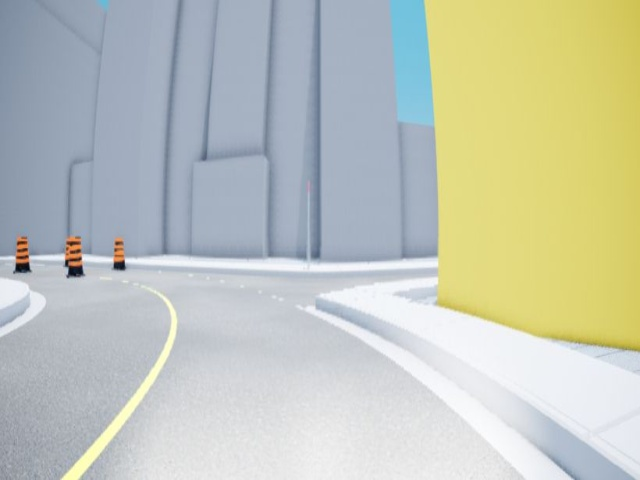
#> input picture images_qcar/FRONT_CSI/front_0000.jpg, 640 x 480 px
$ python main_qcar.py   (older library calls are emulated)
#> lines starting #> are read from the running program, lines starting #| are printed output that depends on the picture
### src/threshold.py
import numpy as np
import cv2

def sobel_xy(img, orient='x', thresh=(20, 100)):
    """
    Define a function that applies Sobel x or y.
    The gradient in the x-direction emphasizes edges closer to vertical.
    The gradient in the y-direction emphasizes edges closer to horizontal.
    """
    # img = exposure.equalize_hist(img)
    # adaptive histogram equalization
    # img = exposure.equalize_adapthist(img, clip_limit=0.01)

    if orient == 'x':
        abs_sobel = np.absolute(cv2.Sobel(img, cv2.CV_64F, 1, 0))
    if orient == 'y':
        abs_sobel = np.absolute(cv2.Sobel(img, cv2.CV_64F, 0, 1))
    # Rescale back to 8 bit integer
    scaled_sobel = np.uint8(255*abs_sobel/np.max(abs_sobel))
    binary_output = np.zeros_like(scaled_sobel)
    binary_output[(scaled_sobel >= thresh[0]) & (scaled_sobel <= thresh[1])] = 255

    # Return the result
    return binary_output

def mag_thresh(img, sobel_kernel=3, mag_thresh=(0, 255)):
    """
    Define a function to return the magnitude of the gradient
    for a given sobel kernel size and threshold values
    """

    # adaptive histogram equalization
    # img = exposure.equalize_adapthist(img, clip_limit=0.01)

    # Take both Sobel x and y gradients
    sobelx = cv2.Sobel(img, cv2.CV_64F, 1, 0, ksize=sobel_kernel)
    sobely = cv2.Sobel(img, cv2.CV_64F, 0, 1, ksize=sobel_kernel)
    # Calculate the gradient magnitude
    gradmag = np.sqrt(sobelx**2 + sobely**2)
    # Rescale to 8 bit
    scale_factor = np.max(gradmag)/255
    gradmag = (gradmag/scale_factor).astype(np.uint8)
    # Create a binary image of ones where threshold is met, zeros otherwise
    binary_output = np.zeros_like(gradmag)
    binary_output[(gradmag >= mag_thresh[0]) & (gradmag <= mag_thresh[1])] = 255

    # Return the binary image
    return binary_output

def dir_thresh(img, sobel_kernel=3, thresh=(0.7, 1.3)):
    """
    computes the direction of the gradient
    """
    # Calculate the x and y gradients
    sobelx = cv2.Sobel(img, cv2.CV_64F, 1, 0, ksize=sobel_kernel)
    sobely = cv2.Sobel(img, cv2.CV_64F, 0, 1, ksize=sobel_kernel)
    # Take the absolute value of the gradient direction,
    # apply a threshold, and create a binary image result
    absgraddir = np.arctan2(np.absolute(sobely), np.absolute(sobelx))
    binary_output = np.zeros_like(absgraddir)
    binary_output[(absgraddir >= thresh[0]) & (absgraddir <= thresh[1])] = 255
    # Return the binary image
    return binary_output.astype(np.uint8)

def ch_thresh(ch, thresh=(80, 255)):
    binary = np.zeros_like(ch)
    binary[(ch > thresh[0]) & (ch <= thresh[1])] = 255
    return binary

def gradient_combine(img, th_x, th_y, th_mag, th_dir):
    """
    Find lane lines with gradient information of Red channel
    """
    rows, cols = img.shape[:2]
    R = img[220:rows - 12, 0:cols, 2]

    sobelx = sobel_xy(R, 'x', th_x)
    #cv2.imshow('sobel_x', sobelx)
    sobely = sobel_xy(R, 'y', th_y)
    #cv2.imshow('sobel_y', sobely)
    mag_img = mag_thresh(R, 3, th_mag)
    #cv2.imshow('sobel_mag', mag_img)
    dir_img = dir_thresh(R, 15, th_dir)
    #cv2.imshow('result5', dir_img)

    # combine gradient measurements
    gradient_comb = np.zeros_like(dir_img).astype(np.uint8)
    gradient_comb[((sobelx > 1) & (mag_img > 1) & (dir_img > 1)) | ((sobelx > 1) & (sobely > 1))] = 255

    return gradient_comb

def hls_combine(img, th_h, th_l, th_s):
    # convert to hls color space
    hls = cv2.cvtColor(img, cv2.COLOR_BGR2HLS)

    rows, cols = img.shape[:2]
    R = img[220:rows - 12, 0:cols, 2]
    _, R = cv2.threshold(R, 180, 255, cv2.THRESH_BINARY)
    #cv2.imshow('red!!!',R)
    H = hls[220:rows - 12, 0:cols, 0]
    L = hls[220:rows - 12, 0:cols, 1]
    S = hls[220:rows - 12, 0:cols, 2]

    h_img = ch_thresh(H, th_h)
    #cv2.imshow('HLS (H) threshold', h_img)
    l_img = ch_thresh(L, th_l)
    #cv2.imshow('HLS (L) threshold', l_img)
    s_img = ch_thresh(S, th_s)
    #cv2.imshow('HLS (S) threshold', s_img)

    # Two cases - lane lines in shadow or not
    hls_comb = np.zeros_like(s_img).astype(np.uint8)
    hls_comb[((s_img > 1) & (l_img == 0)) | ((s_img == 0) & (h_img > 1) & (l_img > 1))] = 255 # | (R > 1)] = 255
    #hls_comb[((s_img > 1) & (h_img > 1)) | (R > 1)] = 255
    return hls_comb

def comb_result(grad, hls):
    """ give different value to distinguish them """
    result = np.zeros_like(hls).astype(np.uint8)
    #result[((grad > 1) | (hls > 1))] = 255
    result[(grad > 1)] = 100
    result[(hls > 1)] = 255

    return result

### src/finding_lines.py
import numpy as np
import cv2
from PIL import Image
import matplotlib.image as mpimg

class Line:
    def __init__(self):
        # was the line detected in the last iteration?
        self.detected = False
        # Set the width of the windows +/- margin
        self.window_margin = 56
        # x values of the fitted line over the last n iterations
        self.prevx = []
        # polynomial coefficients for the most recent fit
        self.current_fit = [np.array([False])]
        #radius of curvature of the line in some units
        self.radius_of_curvature = None
        # starting x_value
        self.startx = None
        # ending x_value
        self.endx = None
        # x values for detected line pixels
        self.allx = None
        # y values for detected line pixels
        self.ally = None
        # road information
        self.road_inf = None
        self.curvature = None
        self.deviation = None

def warp_image(img, src, dst, size):
    """ Perspective Transform """
    M = cv2.getPerspectiveTransform(src, dst)
    Minv = cv2.getPerspectiveTransform(dst, src)
    warp_img = cv2.warpPerspective(img, M, size, flags=cv2.INTER_LINEAR)

    return warp_img, M, Minv

# [42 lines left out: functions rad_of_curvature, smoothing, not called in this run]

def blind_search(b_img, left_line, right_line):
    """
    blind search - first frame, lost lane lines
    using histogram & sliding window
    """
    # Take a histogram of the bottom half of the image
    histogram = np.sum(b_img[int(b_img.shape[0] / 2):, :], axis=0)

    # Create an output image to draw on and  visualize the result
    output = np.dstack((b_img, b_img, b_img)) * 255

    # Find the peak of the left and right halves of the histogram
    # These will be the starting point for the left and right lines
    midpoint = np.int32(histogram.shape[0] / 2)
    start_leftX = np.argmax(histogram[:midpoint])
    start_rightX = np.argmax(histogram[midpoint:]) + midpoint

    # Choose the number of sliding windows
    num_windows = 9
    # Set height of windows
    window_height = np.int32(b_img.shape[0] / num_windows)

    # Identify the x and y positions of all nonzero pixels in the image
    nonzero = b_img.nonzero()
    nonzeroy = np.array(nonzero[0])
    nonzerox = np.array(nonzero[1])

    # Current positions to be updated for each window
    current_leftX = start_leftX
    current_rightX = start_rightX

    # Set minimum number of pixels found to recenter window
    min_num_pixel = 50

    # Create empty lists to receive left and right lane pixel indices
    win_left_lane = []
    win_right_lane = []

    window_margin = left_line.window_margin

    # Step through the windows one by one
    for window in range(num_windows):
        # Identify window boundaries in x and y (and right and left)
        win_y_low = b_img.shape[0] - (window + 1) * window_height
        win_y_high = b_img.shape[0] - window * window_height
        win_leftx_min = current_leftX - window_margin
        win_leftx_max = current_leftX + window_margin
        win_rightx_min = current_rightX - window_margin
        win_rightx_max = current_rightX + window_margin

        # Draw the windows on the visualization image
        cv2.rectangle(output, (win_leftx_min, win_y_low), (win_leftx_max, win_y_high), (0, 255, 0), 2)
        cv2.rectangle(output, (win_rightx_min, win_y_low), (win_rightx_max, win_y_high), (0, 255, 0), 2)

        # Identify the nonzero pixels in x and y within the window
        left_window_inds = ((nonzeroy >= win_y_low) & (nonzeroy <= win_y_high) & (nonzerox >= win_leftx_min) & (
            nonzerox <= win_leftx_max)).nonzero()[0]
        right_window_inds = ((nonzeroy >= win_y_low) & (nonzeroy <= win_y_high) & (nonzerox >= win_rightx_min) & (
            nonzerox <= win_rightx_max)).nonzero()[0]
        # Append these indices to the lists
        win_left_lane.append(left_window_inds)
        win_right_lane.append(right_window_inds)

        # If you found > minpix pixels, recenter next window on their mean position
        if len(left_window_inds) > min_num_pixel:
            current_leftX = np.int32(np.mean(nonzerox[left_window_inds]))
        if len(right_window_inds) > min_num_pixel:
            current_rightX = np.int32(np.mean(nonzerox[right_window_inds]))

    # Concatenate the arrays of indices
    win_left_lane = np.concatenate(win_left_lane)
    win_right_lane = np.concatenate(win_right_lane)

    # Extract left and right line pixel positions
    leftx, lefty = nonzerox[win_left_lane], nonzeroy[win_left_lane]
    rightx, righty = nonzerox[win_right_lane], nonzeroy[win_right_lane]

    output[lefty, leftx] = [255, 0, 0]
    output[righty, rightx] = [0, 0, 255]

    # Fit a second order polynomial to each
    left_fit = np.polyfit(lefty, leftx, 2)
    right_fit = np.polyfit(righty, rightx, 2)

    left_line.current_fit = left_fit
    right_line.current_fit = right_fit

    # Generate x and y values for plotting
    ploty = np.linspace(0, b_img.shape[0] - 1, b_img.shape[0])

    # ax^2 + bx + c
    left_plotx = left_fit[0] * ploty ** 2 + left_fit[1] * ploty + left_fit[2]
    right_plotx = right_fit[0] * ploty ** 2 + right_fit[1] * ploty + right_fit[2]

    left_line.prevx.append(left_plotx)
    right_line.prevx.append(right_plotx)

    if len(left_line.prevx) > 10:
        left_avg_line = smoothing(left_line.prevx, 10)
        left_avg_fit = np.polyfit(ploty, left_avg_line, 2)
        left_fit_plotx = left_avg_fit[0] * ploty ** 2 + left_avg_fit[1] * ploty + left_avg_fit[2]
        left_line.current_fit = left_avg_fit
        left_line.allx, left_line.ally = left_fit_plotx, ploty
    else:
        left_line.current_fit = left_fit
        left_line.allx, left_line.ally = left_plotx, ploty

    if len(right_line.prevx) > 10:
        right_avg_line = smoothing(right_line.prevx, 10)
        right_avg_fit = np.polyfit(ploty, right_avg_line, 2)
        right_fit_plotx = right_avg_fit[0] * ploty ** 2 + right_avg_fit[1] * ploty + right_avg_fit[2]
        right_line.current_fit = right_avg_fit
        right_line.allx, right_line.ally = right_fit_plotx, ploty
    else:
        right_line.current_fit = right_fit
        right_line.allx, right_line.ally = right_plotx, ploty

    left_line.startx, right_line.startx = left_line.allx[len(left_line.allx)-1], right_line.allx[len(right_line.allx)-1]
    left_line.endx, right_line.endx = left_line.allx[0], right_line.allx[0]

    left_line.detected, right_line.detected = True, True
    # print radius of curvature
    rad_of_curvature(left_line, right_line)
    return output

# [82 lines left out: function prev_window_refer, not called in this run]

def find_LR_lines(binary_img, left_line, right_line):
    """
    find left, right lines & isolate left, right lines
    blind search - first frame, lost lane lines
    previous window - after detecting lane lines in previous frame
    """

    # if don't have lane lines info
    if left_line.detected == False:
        return blind_search(binary_img, left_line, right_line)
    # if have lane lines info
    else:
        return prev_window_refer(binary_img, left_line, right_line)

# [133 lines left out: functions draw_lane, road_info, print_road_status, print_road_map, not called in this run]

### main_qcar.py
#!/usr/bin/env python3
import os
import sys
sys.path.append(os.getcwd() + '/src')
# sys.path.append(os.path.expanduser('~')+"/ACC_Self_Driving_2023/externals/Advanced-lane-finding/src")

import time
import numpy as np
import cv2
import matplotlib.pyplot as plt
import matplotlib.image as mpimg
from calibration import calib, undistort
from threshold import gradient_combine, hls_combine, comb_result
from finding_lines import Line, warp_image, find_LR_lines, draw_lane, print_road_status, print_road_map
from skimage import exposure


# camera matrix & distortion coefficient for front CSI camera
mtx = np.array([[318.86, 0, 401.34], [0, 312.14, 201.50], [0, 0, 1]])
dist = np.array([[-0.9033, 1.5314, -0.0173, 0.0080, -1.1659]])

img = cv2.imread('images_qcar/FRONT_CSI/front_0000.jpg')
#> img is the input picture: shape (480, 640, 3); mean B, G, R 183.8, 197.4, 193
h,  w = img.shape[:2]
#> h = 480; w = 640
newcameramtx, roi = cv2.getOptimalNewCameraMatrix(mtx, dist, (w,h), 1, (w,h))
#> roi = (0, 58, 639, 421)

def undistortMy(img, mtx, dist):
    """ undistort image """
    return cv2.undistort(img, mtx, dist, None, newcameramtx)


input_type = 'image'
input_name = 'images_qcar/FRONT_CSI/front_0010.jpg'


left_line = Line()
right_line = Line()


th_sobelx, th_sobely, th_mag, th_dir = (35, 100), (30, 255), (30, 255), (0.7, 1.3)
th_h, th_l, th_s = (10, 100), (0, 60), (85, 255)

if __name__ == '__main__':

    if input_type == 'image':
        t0 = time.time()
        # img = cv2.imread(input_name)
        undist_img = cv2.imread(input_name)
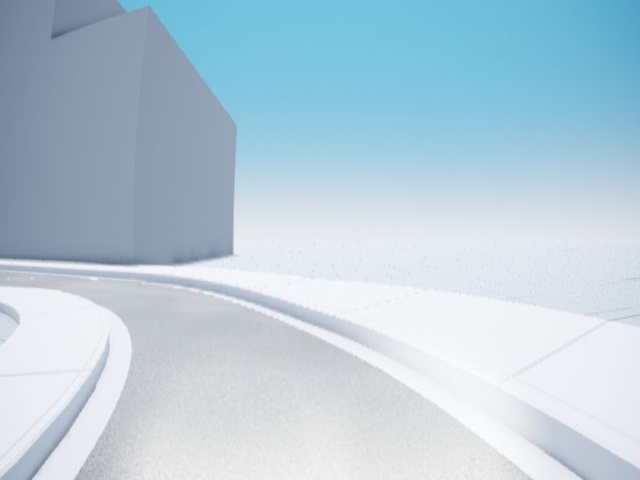
#> input picture images_qcar/FRONT_CSI/front_0010.jpg, 640 x 480 px
#> undist_img is the input picture: shape (480, 640, 3); mean B, G, R 217.6, 204.7, 183.2
        cv2.imshow("img", undist_img)
        # undist_img = undistort(img, mtx, dist)
        # undist_img = undistortMy(img, mtx, dist)

        undist_img = cv2.resize(undist_img, None, fx=1 / 2, fy=1 / 2, interpolation=cv2.INTER_AREA)
#> undist_img: shape (240, 320, 3)
        rows, cols = undist_img.shape[:2]
#> rows = 240; cols = 320

        print((rows, cols))
#| (240, 320)

        combined_gradient = gradient_combine(undist_img, th_sobelx, th_sobely, th_mag, th_dir)
#> in mag_thresh, `scale_factor = np.max(gradmag)/255`: scale_factor = 1.27
        combined_hls = hls_combine(undist_img, th_h, th_l, th_s)
#> in hls_combine, `hls = cv2.cvtColor(img, cv2.COLOR_BGR2HLS)`: hls: shape (240, 320, 3); mean of channels 0, 1, 2 100.4, 200.8, 72.5
        combined_result = comb_result(combined_gradient, combined_hls)

        c_rows, c_cols = combined_result.shape[:2]
#> c_rows = 8; c_cols = 320
        s_LTop2, s_RTop2 = [c_cols / 2 - 24, 5], [c_cols / 2 + 24, 5]
#> s_LTop2 = [136, 5]; s_RTop2 = [184, 5]
        s_LBot2, s_RBot2 = [110, c_rows], [c_cols - 110, c_rows]
#> s_LBot2 = [110, 8]

        src = np.float32([s_LBot2, s_LTop2, s_RTop2, s_RBot2])
        dst = np.float32([(170, 720), (170, 0), (550, 0), (550, 720)])

        warp_img, M, Minv = warp_image(combined_result, src, dst, (720, 720))
#> in warp_image, `warp_img = cv2.warpPerspective(img, M, size, flags=cv2.INTER_LINEAR)`: warp_img: shape (720, 720); every value is 0
#> M = [[-9.83, -161.4, 1932.4], [-4.33e-15, -620.7, 3103.4], [-4.25e-18, -0.448, 1]]; Minv = [[0.126, -0.116, 114.5], [1.9e-18, -0.00161, 5], [3.8e-19, -0.000722, 1]]
        searching_img = find_LR_lines(warp_img, left_line, right_line)
#> in blind_search, `histogram = np.sum(b_img[int(b_img.shape[0] / 2):, :], axis=0)`: histogram = 720 values from 0 to 0
#> in blind_search, `output = np.dstack((b_img, b_img, b_img)) * 255`: output: shape (720, 720, 3); every value is 0
#> in blind_search, `start_leftX = np.argmax(histogram[:midpoint])`: start_leftX = 0
#> in blind_search, `start_rightX = np.argmax(histogram[midpoint:]) + midpoint`: start_rightX = 360
#> in blind_search, `nonzero = b_img.nonzero()`: nonzero = (empty array, empty array)
#> in blind_search, `nonzeroy = np.array(nonzero[0])`: nonzeroy = empty array
#> in blind_search, `current_leftX = start_leftX`: current_leftX = 0
#> in blind_search, `current_rightX = start_rightX`: current_rightX = 360
#> after the loop in blind_search, `for window in range(num_windows):`:
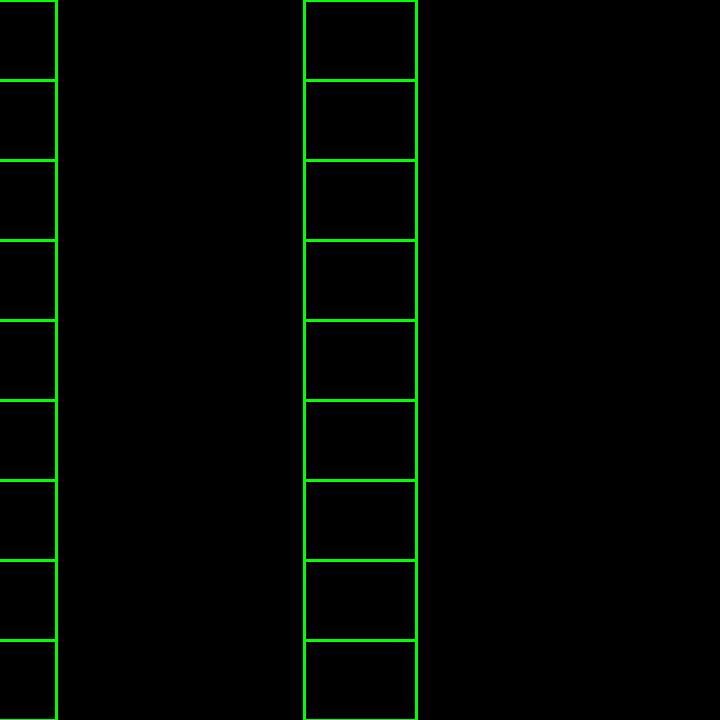
#> output: shape (720, 720, 3); mean of channels 0, 1, 2 0, 5.4, 0; drawn as B, G, R
#> after the loop in blind_search, `for window in range(num_windows):`: win_left_lane = [empty array, empty array, empty array, empty array, empty array, empty array, empty array, empty array, empty array]; win_right_lane has the same summary as win_left_lane
#> in blind_search, `win_left_lane = np.concatenate(win_left_lane)`: win_left_lane = empty array
#> (the run stopped early here; a loop or call above may not have finished)
